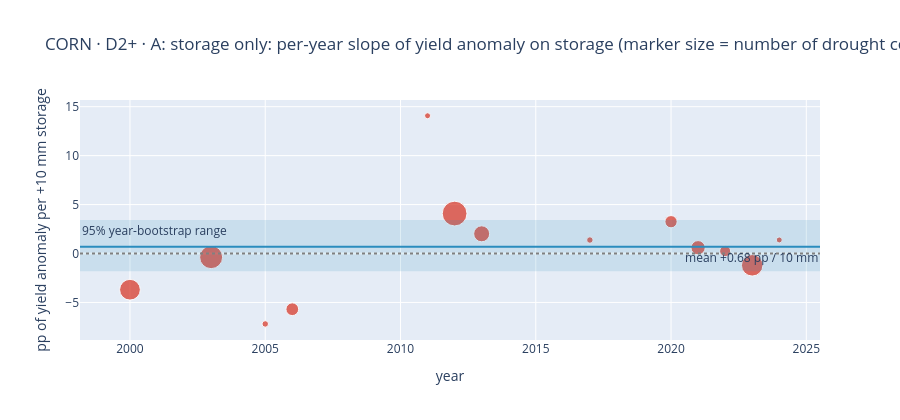
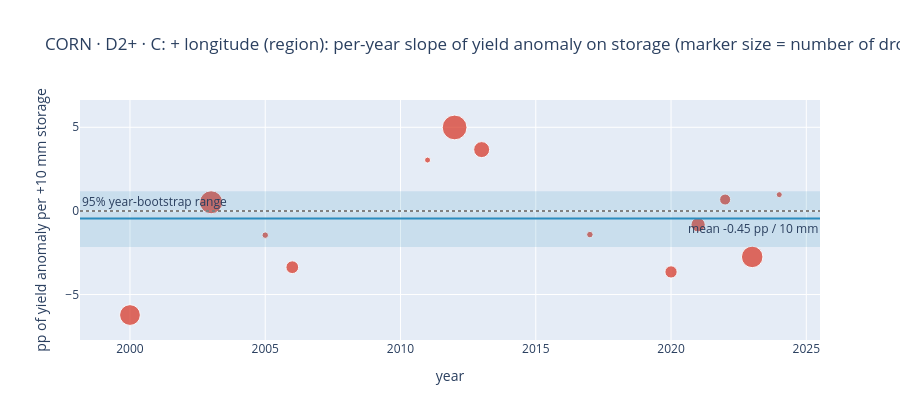

These figures' notebook cell, in order:
### Code cell
print("Per-year slopes (pp of yield anomaly per +10 mm storage), corn, D2+ years:")
tab = pd.concat({spec: s["slope_per_10mm"] for spec, s in corn["slopes"].items()}, axis=1)
tab.insert(0, "n_counties", corn["slopes"]["A: storage only"]["n_counties"])
tab = tab.join(corn["contrast"][["n_high", "n_low", "high_minus_low_pp"]])
display(tab.round(2))
plot_slopes(corn, "A: storage only")
plot_slopes(corn, "C: + longitude (region)")

### Figure 1 — Plotly figure (JSON) as saved in the notebook; plotly's stock layout.template omitted (floating-point values rounded to 4 significant figures)
{"data": [{"hovertemplate": "%{text}<br>slope %{y:.2f} pp per 10 mm<extra></extra>", "marker": {"color": "#d7301f", "size": [20.75, 23.0, 6.5, 12.75, 6.0, 24.75, 16.0, 6.5, 12.25, 14.25, 11.0, 21.5, 6.0]}, "mode": "markers", "name": "per-year slope", "text": ["2000: n=83", "2003: n=92", "2005: n=26", "2006: n=51", "2011: n=16", "2012: n=99", "2013: n=64", "2017: n=26", "2020: n=49", "2021: n=57", "2022: n=44", "2023: n=86", "2024: n=24"], "type": "scatter", "x": [2000, 2003, 2005, 2006, 2011, 2012, 2013, 2017, 2020, 2021, 2022, 2023, 2024], "y": [-3.699, -0.3735, -7.194, -5.69, 14.07, 4.082, 2.013, 1.377, 3.25, 0.5915, 0.2457, -1.202, 1.387]}], "layout": {"annotations": [{"showarrow": false, "text": "95% year-bootstrap range", "x": 0, "xanchor": "left", "xref": "x domain", "y": 3.431, "yanchor": "top", "yref": "y"}, {"showarrow": false, "text": "mean +0.68 pp / 10 mm", "x": 1, "xanchor": "right", "xref": "x domain", "y": 0.6816, "yanchor": "top", "yref": "y"}], "height": 420, "shapes": [{"fillcolor": "#2b8cbe", "line": {"width": 0}, "opacity": 0.15, "type": "rect", "x0": 0, "x1": 1, "xref": "x domain", "y0": -1.813, "y1": 3.431, "yref": "y"}, {"line": {"color": "#2b8cbe", "width": 2}, "type": "line", "x0": 0, "x1": 1, "xref": "x domain", "y0": 0.6816, "y1": 0.6816, "yref": "y"}, {"line": {"color": "grey", "dash": "dot"}, "type": "line", "x0": 0, "x1": 1, "xref": "x domain", "y0": 0, "y1": 0, "yref": "y"}], "title": {"text": "CORN · D2+ · A: storage only: per-year slope of yield anomaly on storage (marker size = number of drought counties)"}, "xaxis": {"title": {"text": "year"}}, "yaxis": {"title": {"text": "pp of yield anomaly per +10 mm storage"}}}}

### Figure 2 — Plotly figure (JSON) as saved in the notebook; plotly's stock layout.template omitted (floating-point values rounded to 4 significant figures)
{"data": [{"hovertemplate": "%{text}<br>slope %{y:.2f} pp per 10 mm<extra></extra>", "marker": {"color": "#d7301f", "size": [20.75, 23.0, 6.5, 12.75, 6.0, 24.75, 16.0, 6.5, 12.25, 14.25, 11.0, 21.5, 6.0]}, "mode": "markers", "name": "per-year slope", "text": ["2000: n=83", "2003: n=92", "2005: n=26", "2006: n=51", "2011: n=16", "2012: n=99", "2013: n=64", "2017: n=26", "2020: n=49", "2021: n=57", "2022: n=44", "2023: n=86", "2024: n=24"], "type": "scatter", "x": [2000, 2003, 2005, 2006, 2011, 2012, 2013, 2017, 2020, 2021, 2022, 2023, 2024], "y": [-6.226, 0.516, -1.451, -3.366, 3.042, 4.989, 3.666, -1.416, -3.649, -0.8298, 0.6806, -2.751, 0.971]}], "layout": {"annotations": [{"showarrow": false, "text": "95% year-bootstrap range", "x": 0, "xanchor": "left", "xref": "x domain", "y": 1.169, "yanchor": "top", "yref": "y"}, {"showarrow": false, "text": "mean -0.45 pp / 10 mm", "x": 1, "xanchor": "right", "xref": "x domain", "y": -0.4481, "yanchor": "top", "yref": "y"}], "height": 420, "shapes": [{"fillcolor": "#2b8cbe", "line": {"width": 0}, "opacity": 0.15, "type": "rect", "x0": 0, "x1": 1, "xref": "x domain", "y0": -2.159, "y1": 1.169, "yref": "y"}, {"line": {"color": "#2b8cbe", "width": 2}, "type": "line", "x0": 0, "x1": 1, "xref": "x domain", "y0": -0.4481, "y1": -0.4481, "yref": "y"}, {"line": {"color": "grey", "dash": "dot"}, "type": "line", "x0": 0, "x1": 1, "xref": "x domain", "y0": 0, "y1": 0, "yref": "y"}], "title": {"text": "CORN · D2+ · C: + longitude (region): per-year slope of yield anomaly on storage (marker size = number of drought counties)"}, "xaxis": {"title": {"text": "year"}}, "yaxis": {"title": {"text": "pp of yield anomaly per +10 mm storage"}}}}
